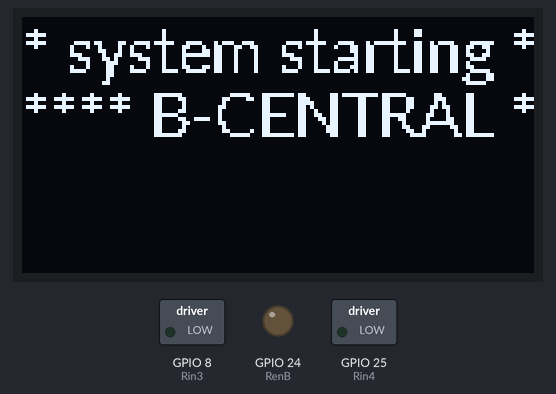
Recording of a program running on a simulated Raspberry Pi (BCM pin numbers). On the bench: 128×64 one-colour display, switched loads named in the program (green lamp = pin HIGH), output pins drawn as LEDs (lit = HIGH). What the program prints to the terminal is not drawn. At 26.4 s the program stops and its outputs stay as they are.

Above: at 0.5 s.
At 2.7 s:
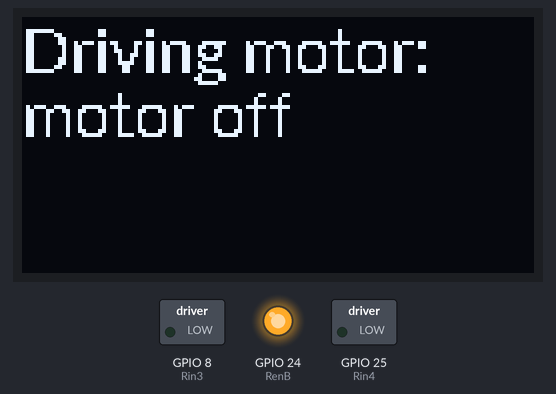
At 8.2 s:
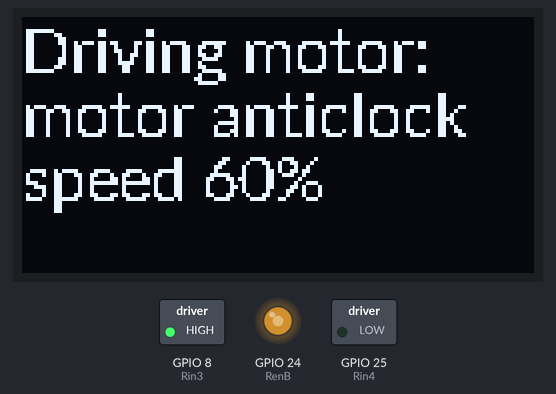
At 12.7 s:
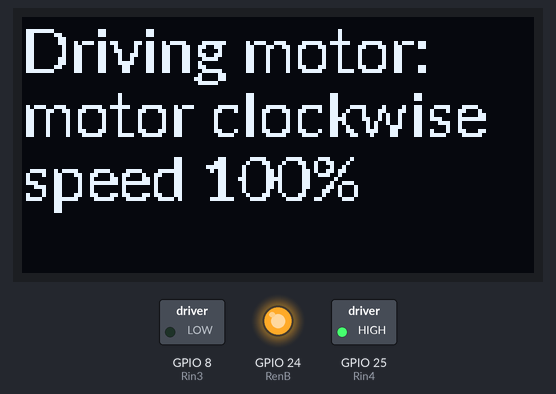
At 16.9 s:
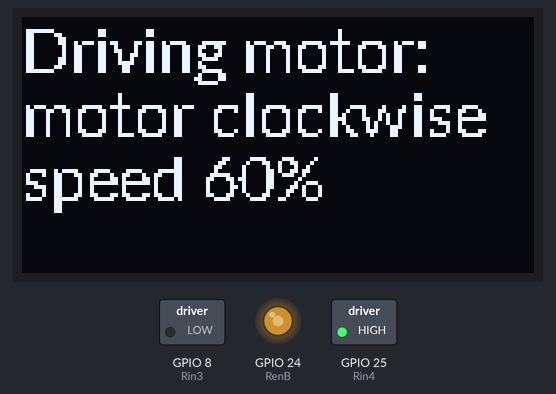
At 21.4 s:
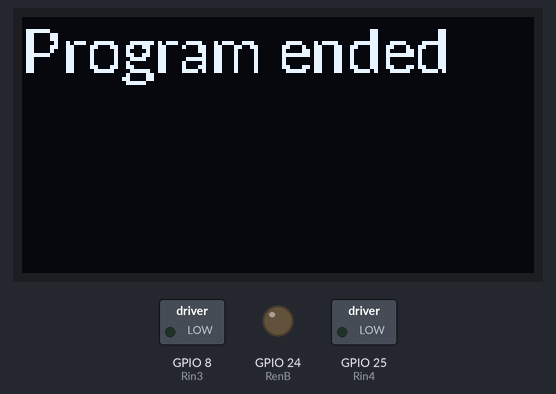
Timing chart, 0 to 22.9 s (numbered marks = the images above):
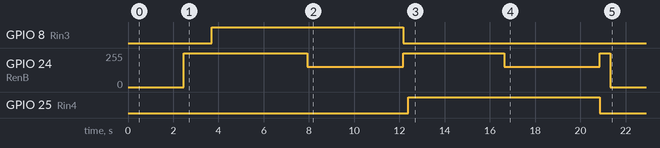

The program:

B-CENTRAL-L298N_motor_OLED_PWM-test.py
```python
#!/usr/bin/python
# Back central motor testing
# B-CENTRAL motor uses the rear L298N controller - pins: enB, IN3, IN4
# omni wheeel PCB version of L298N single motor test
# using a L298N to control the motor with PWM

# command to run:  python3 /home/pi3wdrobot/motor_tests_3WD_versions/B-CENTRAL-L298N_motor_OLED_PWM-test.py

####################################################################
###   function to clear the OLED screen AND the previous image   ###
####################################################################
def clearOLED(w, h):
    draw.rectangle((0,0,w,h), outline=0, fill=0)
    disp.clear()
    disp.display()
    return()

########################################################
###   function to display text on the OLED screen    ###
########################################################
def OLED_4lines(lin1, lin2, lin3, lin4, screentop, displayfont, dispimage):
    # lin1 to lin4 are text strings where the font is usually Lato-Regular.ttf size 15 or 16

    # Write four lines of text onto the image: need to adjust the 'spacing' for the font size
    # if font size is 15 or 16 the maximum #lines is 4 for the 128 x 64 display
    draw.text((x, top),    lin1,  font=displayfont, fill=255)
    draw.text((x, top+16), lin2,  font=displayfont, fill=255)
    draw.text((x, top+32), lin3,  font=displayfont, fill=255)
    draw.text((x, top+48), lin4,  font=displayfont, fill=255)

    # Display the image.
    disp.image(dispimage)  # set the buffer to the values of the Python Imaging Library (PIL) image
                           # the image should be in 1 bit mode and a size equal to the display size.
    disp.display()         # write the display buffer to the physical display

    return()


#+-+-+-+-+-+-+-+-+-+-+-+-+-+-+-+-+-+-+-+-+-+-+-+-+-+-+-+-+-+-+-+-+-+-+-+-+-+-+-+-+-+-+-+
#
# Raspberry Pi L298N more developed PWM motor functions but based upon the article at
#  https://www.instructables.com/id/Control-DC-and-stepper-motors-with-L298N-Dual-Moto/
#  which describes the L298N motor controller use with an Arduino Uno
#
#  N.B. depending upon how the motors are connected the motor direction
#    signals to the in1, in2, in3 and in4 pins may need to be reversed
#
#+-+-+-+-+-+-+-+-+-+-+-+-+-+-+-+-+-+-+-+-+-+-+-+-+-+-+-+-+-+-+-+-+-+-+-+-+-+-+-+-+-+-+-+

########################################################################################
def Rb_motor_pwm(Rin3, Rin4, dutycycle):  # allows the rear (R) L298N 'b' motor e.g. for mecanum wheels to be controlled
    # assumes pwm_RenB has beRenB set up in the main code
    dutycycle = int(dutycycle) # force as an integer just in case
    Rin3 = int(Rin3)           # force as an integer just in case
    Rin4 = int(Rin4)           # force as an integer just in case
    # individual motor control with a +'ve or -'ve dutycycle to set the motor forwards or backwards
    if dutycycle == 0:   # stop the motor using the 'hard' brake method
        # motor braking
        # set RenB with 100% PWM dutycycle
        pwm_RenB.start(100)
        # set Rin3 off and Rin4 off i.e. LOW- LOW for no motion
        GPIO.output(Rin3, 0)
        GPIO.output(Rin4, 0)
    elif dutycycle > 0:  # move forwards
        # set RenB with the PWM dutycycle
        pwm_RenB.start(dutycycle)
        # set Rin3 off and Rin4 on i.e. HIGH - LOW for forward motion
        GPIO.output(Rin3, 1)
        GPIO.output(Rin4, 0)
    elif dutycycle < 0:  # move backwards
        # set RenB with the PWM dutycycle
        pwm_RenB.start(abs(dutycycle))
        # set Rin3 on and Rin4 off i.e. LOW - HIGH for backward motion
        GPIO.output(Rin3, 0)
        GPIO.output(Rin4, 1)


#+-+-+-+-+-+-+-+-+-+-+-+-+-+-+-+-+-+-+-+-+-+-+-+-+-+-+-+-+-+-+-+-+-+-+-+-+-+-+-+-+-+-+-+
#
# main code
#
#+-+-+-+-+-+-+-+-+-+-+-+-+-+-+-+-+-+-+-+-+-+-+-+-+-+-+-+-+-+-+-+-+-+-+-+-+-+-+-+-+-+-+-+

import RPi.GPIO as GPIO # Import the GPIO Library
import time # Import the Time library

###################################
# 128x64 display with hardware I2C:
###################################
# this is the set of software functions for the display hardware that has to have beRenB previously 'installed'
import Adafruit_SSD1306
# import the standard Python Image Library (PIL) modules to draw images
from PIL import Image
from PIL import ImageDraw
from PIL import ImageFont

RST = None     # on the Pi OLED this pin is not used
disp = Adafruit_SSD1306.SSD1306_128_64(rst=RST)   # default OLED display i2c_address=0x3C

# Note you can change the I2C address by passing an i2c_address parameter like:
#   disp = Adafruit_SSD1306.SSD1306_128_64(rst=RST, i2c_address=0x3C)

# Alternatively you can specify an explicit I2C bus number, for example
# with the 128x32 display you would use:
# disp = Adafruit_SSD1306.SSD1306_128_32(rst=RST, i2c_bus=2)
# Initialize library.
disp.begin()

# Clear display.
disp.clear()
disp.display()

# Create blank image for drawing.
# Make sure to create image with mode '1' for 1-bit color.
width = disp.width
height = disp.height
image = Image.new('1', (width, height))

# Use a drawing object to draw on image.
draw = ImageDraw.Draw(image)

# Draw a black filled box to clear the image.
draw.rectangle((0,0,width,height), outline=0, fill=0)

# First define some constants to allow easy resizing of what is put to the display.
padding = -2
top = padding
bottom = height-padding
# Move left to right keeping track of the currRenBt x position for drawing shapes.
x = 0

# Load default font - need to use the full path to any designated font other than the default
# note the default font is quite small (size 8)
# font = ImageFont.load_default()

# should be able to use any of the fonts that are usually installed at /usr/share/fonts/
# example using /usr/share/fonts/truetype/lato/Lato-Regular.ttf
font = ImageFont.truetype('/usr/share/fonts/truetype/lato/Lato-Regular.ttf', 16)  # using font size 16

#---------------------------------------------------------------------------
# create and show start-up text
clearOLED(width, height)
line1 = "* system starting *"
line2 = "**** B-CENTRAL ****"
line3 = " "
line4 = " "
print ("displaying the system starting text")
clearOLED(width, height)
OLED_4lines(line1, line2, line3, line4, top, font, image)
time.sleep(2)   # short pause so that this display stays on a while

# Set the GPIO modes
GPIO.setmode(GPIO.BCM)
GPIO.setwarnings(False)

# L298N setup code
# FL motor uses the rear L298N controller - pins: enB, IN3, IN4
# the rear L298N uses the 'outboard' 6P connector on the PCB
RenB = 24   # this will be a software set PWM pin
Rin3 = 8
Rin4 = 25

# Set the GPIO Pin mode
GPIO.setup(RenB, GPIO.OUT)
GPIO.setup(Rin3, GPIO.OUT)
GPIO.setup(Rin4, GPIO.OUT)

# set the various PWM parameters
# How many times to turn the GPIO pin on and off each second
Frequency = 20      # usually 20
# How long the GPIO pin stays on each cycle, as a percRenBt
# Setting the duty cycle to 0 means the motors will not turn
DutyCycle = 50     # usually 30 for a quite slow turn rate
Stop = 0

pwm_RenB = GPIO.PWM(RenB, Frequency)  # set the RenBA pin as a software set PWM pin
# Start the software PWM pins with a duty cycle of 0 (i.e. motors not moving)
pwm_RenB.start(0)

# Turn motor off - hard brake
Rb_motor_pwm(Rin3, Rin4, 0)
line1 = "Driving motor:"
line2 = "motor off"
line3 = " "
line4 = " "
print ("displaying motor stopped")
clearOLED(width, height)
OLED_4lines(line1, line2, line3, line4, top, font, image)
time.sleep(1)

# run tests
try:
    # motor forward 100%
    Rb_motor_pwm(Rin3, Rin4, 100)
    line1 = "Driving motor:"
    line2 = "motor anticlock"
    line3 = "speed 100%"
    line4 = " "
    print ("displaying motor drive shaft rotating anticlock wise")
    clearOLED(width, height)
    OLED_4lines(line1, line2, line3, line4, top, font, image)
    time.sleep(4)

    # motor forward 60%
    Rb_motor_pwm(Rin3, Rin4, 60)
    line1 = "Driving motor:"
    line2 = "motor anticlock"
    line3 = "speed 60%"
    line4 = " "
    print ("displaying motor drive shaft rotating anticlock wise")
    clearOLED(width, height)
    OLED_4lines(line1, line2, line3, line4, top, font, image)
    time.sleep(4)

    # Turn motor off - hard brake
    Rb_motor_pwm(Rin3, Rin4, 0)
    line1 = "Driving motor:"
    line2 = "motor off"
    line3 = " "
    line4 = " "
    print ("displaying motor stopped")
    clearOLED(width, height)
    OLED_4lines(line1, line2, line3, line4, top, font, image)

    # motors clockwise 100%
    Rb_motor_pwm(Rin3, Rin4, -100)
    line1 = "Driving motor:"
    line2 = "motor clockwise"
    line3 = "speed 100% "
    line4 = " "
    print ("displaying motor drive shaft rotating clockwise")
    clearOLED(width, height)
    OLED_4lines(line1, line2, line3, line4, top, font, image)
    time.sleep(4)

    # motors clockwise 60%
    Rb_motor_pwm(Rin3, Rin4, -60)
    line1 = "Driving motor:"
    line2 = "motor clockwise"
    line3 = "speed 60% "
    line4 = " "
    print ("displaying motor drive shaft rotating clockwise")
    clearOLED(width, height)
    OLED_4lines(line1, line2, line3, line4, top, font, image)
    time.sleep(4)

    # Turn motor off - hard brake
    Rb_motor_pwm(Rin3, Rin4, 0)
    line1 = "Driving motor:"
    line2 = "motor off"
    line3 = " "
    line4 = " "
    print ("displaying motor stopped")
    clearOLED(width, height)
    OLED_4lines(line1, line2, line3, line4, top, font, image)

    line1 = "Program ended"
    line2 = " "
    line3 = " "
    line4 = " "
    print ("program ended")
    clearOLED(width, height)
    OLED_4lines(line1, line2, line3, line4, top, font, image)
    GPIO.cleanup()
    time.sleep(5)
    clearOLED(width, height)

except KeyboardInterrupt:
    # Turn motor off - hard brake
    Rb_motor_pwm(Rin3, Rin4, 0)
    clearOLED(width, height)
```

Measured:
- by itself, GPIO 8 (Rin3): LOW → HIGH at 3.7 s, → LOW 8.5 s later
- by itself, GPIO 25 (Rin4): LOW → HIGH at 12.4 s, → LOW 8.5 s later
- by itself, GPIO 24 (RenB): 0/255 → 255/255 at 2.5 s, → 153/255 5.5 s later, → 255/255 4.2 s later, → 153/255 4.5 s later, … (6 changes in this stretch)
- what the display in image 0 shows lasts 2.1 s, from 0.5 s to 2.6 s
- what the display in image 1 shows lasts 1.1 s, from 2.7 s to 3.8 s
- what the display in image 2 shows lasts 4.1 s, from 8.2 s to 12.3 s
